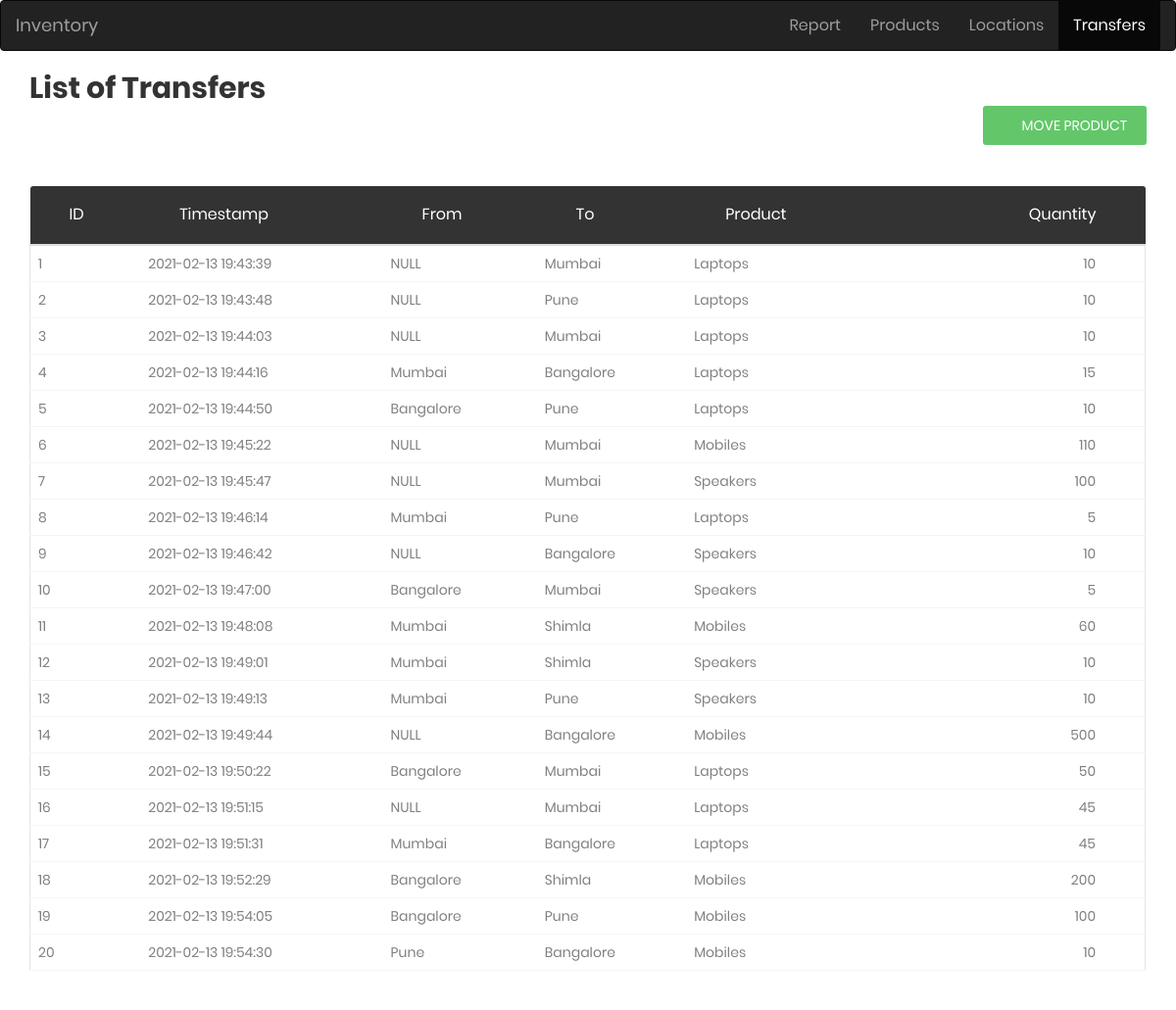
Page /transfers on the earlier database version.
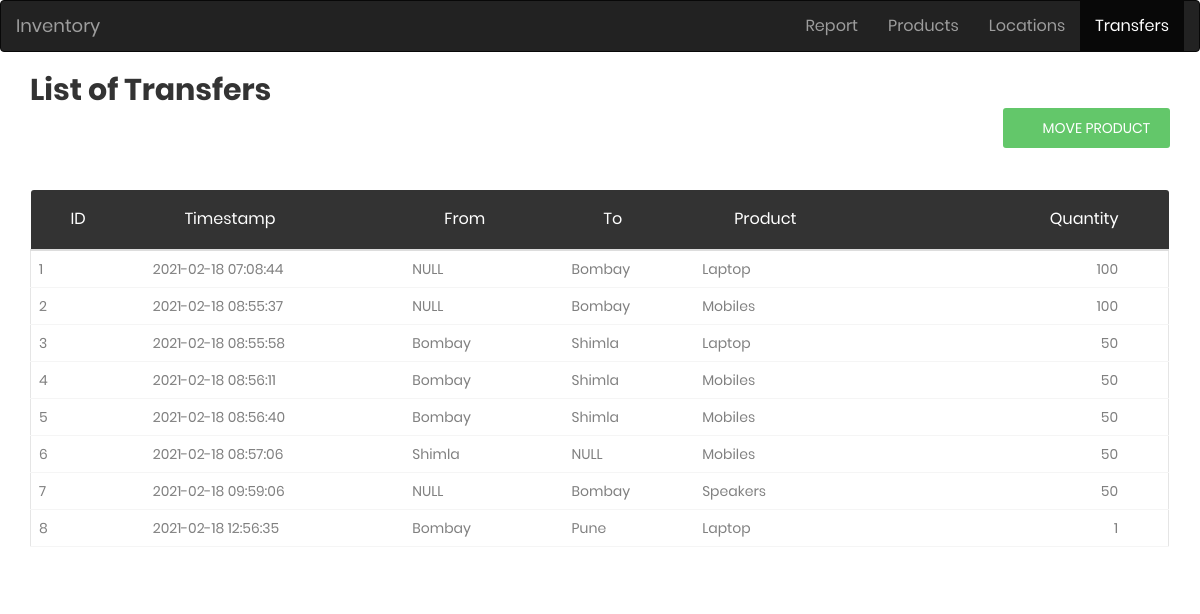
Same page on the later database version.
### tables this page shows
CREATE TABLE movement (
    movement_id INTEGER PRIMARY KEY AUTOINCREMENT,
    timestampp TIMESTAMP NOT NULL DEFAULT CURRENT_TIMESTAMP,
    from_l TEXT,
    to_l TEXT,
    prod_name TEXT NOT NULL,
    qty INTEGER NOT NULL,
    FOREIGN KEY(prod_name) REFERENCES product(prod_name),
    FOREIGN KEY(from_l) REFERENCES locationn(location_name),
    FOREIGN KEY(to_l) REFERENCES locationn(location_name)
);

### app.py (the view, shortened to what this page needs)
@app.route('/transfers', methods=('GET', 'POST'))
def transfers():
    conn = get_db_connection()
    m = conn.execute('SELECT * FROM movement').fetchall()
    p = conn.execute('SELECT * FROM product').fetchall()
    l = conn.execute('SELECT location_name FROM locationn').fetchall()
    conn.close()
    return render_template('transfers.html', m=m, p=p,l=l)

### app.py (called while the page is built)
def get_db_connection():
    conn = sqlite3.connect('database.db')
    conn.row_factory = sqlite3.Row
    return conn

### templates/transfers.html (shortened to what this page needs)
{% extends 'base.html' %}
{% block content %}
<nav class="navbar navbar-inverse">
    <div class="container-fluid">
        <div class="navbar-header">
            <a class="navbar-brand" href="#">Inventory</a>
        </div>
        <ul class="nav navbar-nav" style="float:right">
            <li class=" nav-item"><a href="/">Report</a></li>
            <li><a class="nav-item" href="products">Products</a></li>
            <li><a class="nav-item" href="locationn">Locations</a></li>
            <li class="active"><a class="nav-item" href="transfers">Transfers</a></li>
        </ul>
    </div>
</nav>
<div class="container">
    <h2>List of Transfers</h2>
    <div style="float:right">
        <a href="#addModal" class="au-btn au-btn-icon au-btn--green au-btn--small" data-toggle="modal"><i
                class="zmdi zmdi-plus"></i> <span>Move Product</span></a>
    </div>
    <br>
    <br>
    <div class="row m-t-30">
        <div class="col-md-12">
            <div class="table-responsive m-b-40">
                <table class="table table-borderless table-data3">
                    <thead>
                        <tr>
                            <th>ID</th>
                            <th>Timestamp</th>
                            <th>from</th>
                            <th>to</th>
                            <th>Product</th>
                            <th>Quantity</th>
                        </tr>
                    </thead>
                    <tbody>
                        {%for i in m %}
                        <tr>
                            <td>{{ i['movement_id'] }}</td>
                            <td>{{ i['timestampp'] }}</td>
                            <td>{{ i['from_l'] }}</td>
                            <td>{{ i['to_l'] }}</td>
                            <td>{{ i['prod_name'] }}</td>
                            <td>{{ i['qty'] }}</td>
                        </tr>
                        {% endfor %}
                    </tbody>
                </table>
            </div>
        </div>
    </div>
</div>
{% endblock %}

Differences in the rows shown:
removed movement: movement_id "9", timestampp "2021-02-13 19:46:42", from_l "NULL", to_l "Bangalore", prod_name "Speakers", qty "10"
removed movement: movement_id "10", timestampp "2021-02-13 19:47:00", from_l "Bangalore", to_l "Mumbai", prod_name "Speakers", qty "5"
removed movement: movement_id "11", timestampp "2021-02-13 19:48:08", from_l "Mumbai", to_l "Shimla", prod_name "Mobiles", qty "60"
removed movement: movement_id "12", timestampp "2021-02-13 19:49:01", from_l "Mumbai", to_l "Shimla", prod_name "Speakers", qty "10"
removed movement: movement_id "13", timestampp "2021-02-13 19:49:13", from_l "Mumbai", to_l "Pune", prod_name "Speakers", qty "10"
removed movement: movement_id "14", timestampp "2021-02-13 19:49:44", from_l "NULL", to_l "Bangalore", prod_name "Mobiles", qty "500"
removed movement: movement_id "15", timestampp "2021-02-13 19:50:22", from_l "Bangalore", to_l "Mumbai", prod_name "Laptops", qty "50"
removed movement: movement_id "16", timestampp "2021-02-13 19:51:15", from_l "NULL", to_l "Mumbai", prod_name "Laptops", qty "45"
removed movement: movement_id "17", timestampp "2021-02-13 19:51:31", from_l "Mumbai", to_l "Bangalore", prod_name "Laptops", qty "45"
removed movement: movement_id "18", timestampp "2021-02-13 19:52:29", from_l "Bangalore", to_l "Shimla", prod_name "Mobiles", qty "200"
removed movement: movement_id "19", timestampp "2021-02-13 19:54:05", from_l "Bangalore", to_l "Pune", prod_name "Mobiles", qty "100"
removed movement: movement_id "20", timestampp "2021-02-13 19:54:30", from_l "Pune", to_l "Bangalore", prod_name "Mobiles", qty "10"
changed movement id 1: timestampp "2021-02-13 19:43:39" → "2021-02-18 07:08:44"; to_l "Mumbai" → "Bombay"; prod_name "Laptops" → "Laptop"; qty "10" → "100"
changed movement id 2: timestampp "2021-02-13 19:43:48" → "2021-02-18 08:55:37"; to_l "Pune" → "Bombay"; prod_name "Laptops" → "Mobiles"; qty "10" → "100"
changed movement id 3: timestampp "2021-02-13 19:44:03" → "2021-02-18 08:55:58"; from_l "NULL" → "Bombay"; to_l "Mumbai" → "Shimla"; prod_name "Laptops" → "Laptop"; qty "10" → "50"
changed movement id 4: timestampp "2021-02-13 19:44:16" → "2021-02-18 08:56:11"; from_l "Mumbai" → "Bombay"; to_l "Bangalore" → "Shimla"; prod_name "Laptops" → "Mobiles"; qty "15" → "50"
changed movement id 5: timestampp "2021-02-13 19:44:50" → "2021-02-18 08:56:40"; from_l "Bangalore" → "Bombay"; to_l "Pune" → "Shimla"; prod_name "Laptops" → "Mobiles"; qty "10" → "50"
changed movement id 6: timestampp "2021-02-13 19:45:22" → "2021-02-18 08:57:06"; from_l "NULL" → "Shimla"; to_l "Mumbai" → "NULL"; qty "110" → "50"
changed movement "Speakers": timestampp "2021-02-13 19:45:47" → "2021-02-18 09:59:06"; to_l "Mumbai" → "Bombay"; qty "100" → "50"
changed movement "Pune": timestampp "2021-02-13 19:46:14" → "2021-02-18 12:56:35"; from_l "Mumbai" → "Bombay"; prod_name "Laptops" → "Laptop"; qty "5" → "1"
